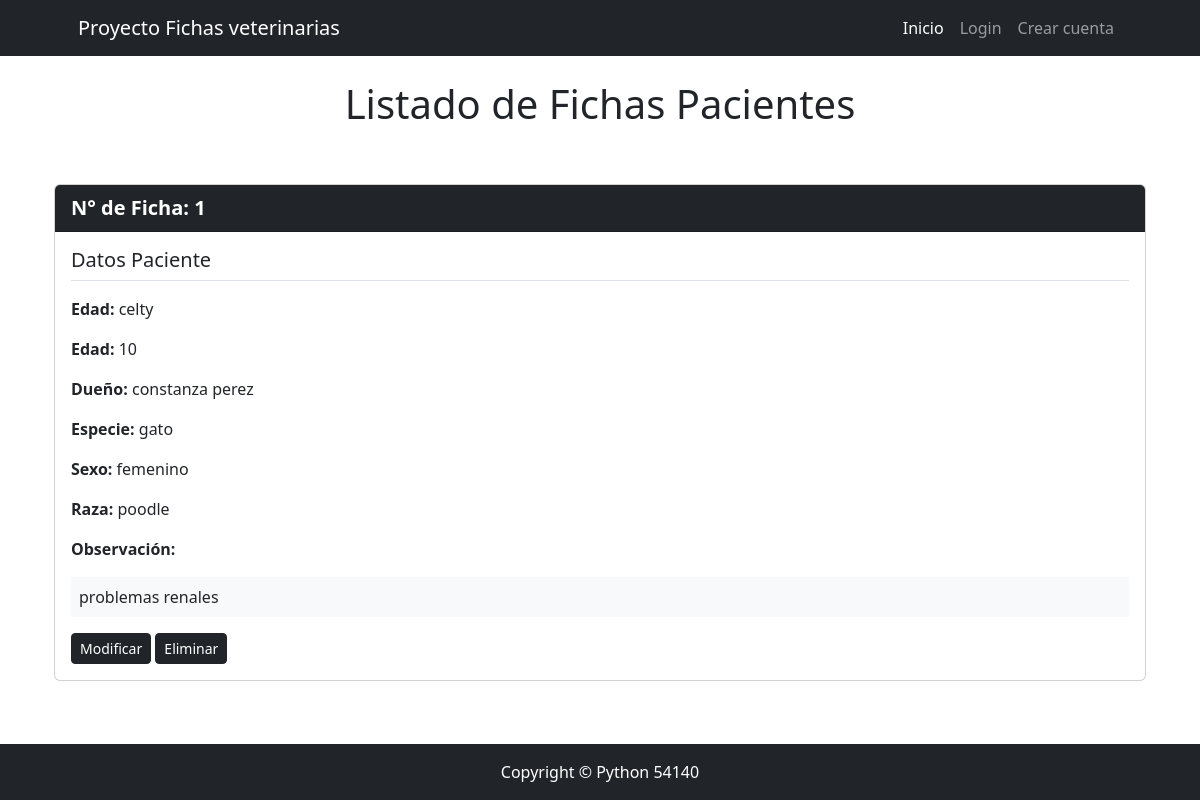
The page /tienda/ficha_detail/detail/16/ on the database its author committed.
### tienda/models.py (models this page shows, shortened)
class Ficha(models.Model):
    numero_ficha = models.PositiveIntegerField(unique=True)
    mascota = models.ForeignKey(Mascota, on_delete=models.SET_NULL, null=True, blank=True)
    dueño = models.ForeignKey(Dueño, on_delete=models.SET_NULL, null=True, blank=True)
    especie = models.ForeignKey(Especie, on_delete=models.SET_NULL, null=True, blank=True)
    consulta = models.ForeignKey(Consulta, on_delete=models.SET_NULL, null=True, blank=True)
    @property
    def edad_mascota(self):
        return self.mascota.edad if self.mascota else None
    @property
    def sexo_mascota(self):
        return self.mascota.sexo if self.mascota else None
    @property
    def raza_mascota(self):
        return self.mascota.raza if self.mascota else None

class Mascota(models.Model):
    nombre = models.CharField(max_length=255)
    edad = models.PositiveIntegerField(null=True, blank=True)
    sexo = models.CharField(max_length=10, null=True, blank=True)
    raza = models.CharField(max_length=255, null=True, blank=True)
    def __str__(self) -> str:
        return self.nombre

class Dueño(models.Model):
    nombre = models.CharField(max_length=255)
    def __str__(self) -> str:
        return self.nombre

class Especie(models.Model):
    nombre = models.CharField(max_length=255)
    def __str__(self) -> str:
        return self.nombre

class Consulta(models.Model):
    nombre = models.CharField(max_length=255)
    def __str__(self) -> str:
        return self.nombre

### tienda/views.py (the view)
# urls.py: path('ficha_detail/detail/<int:pk>/', FichaDetail.as_view(), name='detalle'),
class FichaDetail(DetailView):
    model = Ficha

### tienda/templates/tienda/ficha_detail.html
{% extends 'core/base.html' %}
{% block bode_title %}
Listado de Fichas Pacientes
{% endblock bode_title %}
{% block content %}
    <div class="container">
        <div class="row">
            <div class="col-12">
                <div class="card mb-3">
                    <div class="card-header bg-dark text-white font-weight-bold card-header-custom">
                        N° de Ficha: {{ ficha.numero_ficha }}
                    </div>
                    <div class="card-body">
                        <div class="d-flex justify-content-between align-items-center border-bottom mb-3">
                            <h5 class="card-title">Datos Paciente</h5>
                        </div>
                        <p class="card-text"><strong>Edad:</strong> {{ ficha.mascota }}</p>
                        <p class="card-text"><strong>Edad:</strong> {{ ficha.edad_mascota }}</p>
                        <p class="card-text"><strong>Dueño:</strong> {{ ficha.dueño }}</p>
                        <p class="card-text"><strong>Especie:</strong> {{ ficha.especie }}</p>
                        <p class="card-text"><strong>Sexo:</strong> {{ ficha.sexo_mascota }}</p>
                        <p class="card-text"><strong>Raza:</strong> {{ ficha.raza_mascota }}</p>
                        <p class="card-text"><strong>Observación:</strong></p>
                        <div class="card-text bg-light p-2 mb-3">{{ ficha.consulta }}</div>
                        <a href="{% url 'tienda:modificacion' pk=ficha.pk %}" class="btn btn-dark btn-sm text-white">Modificar</a>
                        <a href="{% url 'tienda:eliminar' pk=ficha.pk %}" class="btn btn-dark btn-sm text-white">Eliminar</a>
                    </div>
                </div>
            </div>
        </div>
    </div>
{% endblock content %}

### rows shown on the page
Ficha: numero_ficha "1", mascota "celty", edad_mascota "10", dueño "constanza perez", especie "gato", sexo_mascota "femenino", raza_mascota "poodle", consulta "problemas renales"
